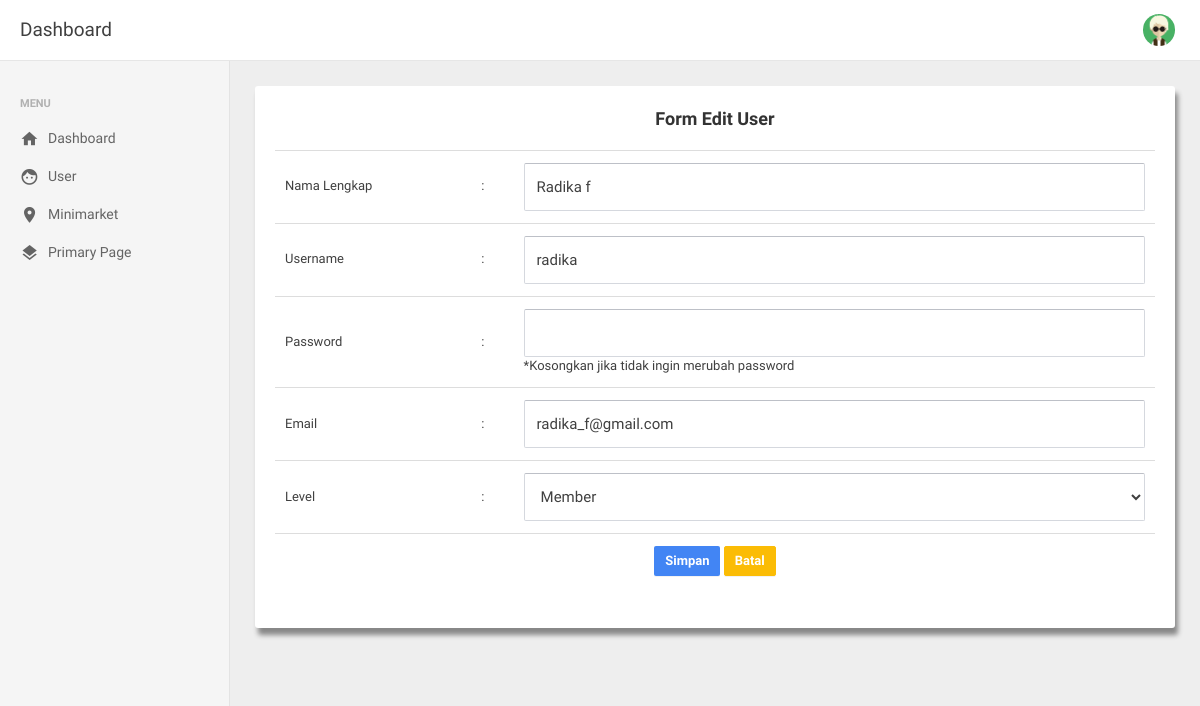
The app's page /panel/index.php?page=edituser&id=7 (signed in) with its own data.
### tables this page shows
CREATE TABLE `user` (
  `id_user` int(11) NOT NULL,
  `nm_user` varchar(50) NOT NULL,
  `email` varchar(50) NOT NULL,
  `username` varchar(50) NOT NULL,
  `password` varchar(50) NOT NULL,
  `lvl` varchar(50) NOT NULL
);

### panel/e_user.php (the view, shortened to what this page needs)
    <?php
        $id = $_GET['id'];
            $minta="SELECT * FROM user where id_user = '$id'";
            $eksekusi=mysql_query($minta);
            $hasil=mysql_fetch_array($eksekusi);
    ?><div class="form-group">
<form action='u_user.php' method='POST' >
<table class="table">
            <tr>
        	<td>Nama Lengkap</td>
        	<td>:</td>
        	<td><input type="text" class="form-control" name="nama_l" maxlength="30" required="required" placeholder="Nama Lengkap" size="30" value='<?php echo "$hasil[nm_user]"; ?>'/></td>
        </tr>
    	<tr>
        	<td>Username</td>
        	<td>:</td>
        	<td><input type="text" class="form-control" name="username" value='<?php echo "$hasil[username]"; ?>' maxlength="10" required="required" placeholder="Username"/></td>
        </tr>
    	<tr>
        	<td>Password</td>
        	<td>:</td>
        	<td><input type="password" class="form-control" name="password"  maxlength="8" placeholder="" size="22"/>*Kosongkan jika tidak ingin merubah password</td>
        </tr>
        	<tr>
        	<td>Email</td>
        	<td>:</td>
        	<td><input type="email" class="form-control" name="email" value='<?php echo "$hasil[email]"; ?>' maxlength="20" required="required" placeholder="Email" size="25"/></td>
        </tr>
        	<tr>
        	<td>Level</td>
        	<td>:</td>
        	<td>
            <?php
            if ($_SESSION['lvl'] == "admin"){
            ?>
        		<select name="lvl" class="form-control" >
        		<option value="member" <?php
                if ($hasil['lvl'] == "member"){
                echo " selected";
                }?>>
                Member</option>
        		</select>
<?php
}else
{
    echo $hasil['lvl'];
    echo"<input type='hidden' name='lvl' value='$hasil[lvl]'>";
}
?>
        	</td>
        </tr>
        	<tr>
        	<td colspan='3'><center><input type=submit class="btn btn-info" value=Simpan> <input type=button class="btn btn-warning" value=Batal onclick=self.history.back()></center></td>
        </tr>
</table>
</form></div>

### records on screen
user: nama_l "Radika f", username "radika", email "radika_f@gmail.com", lvl "Member"
